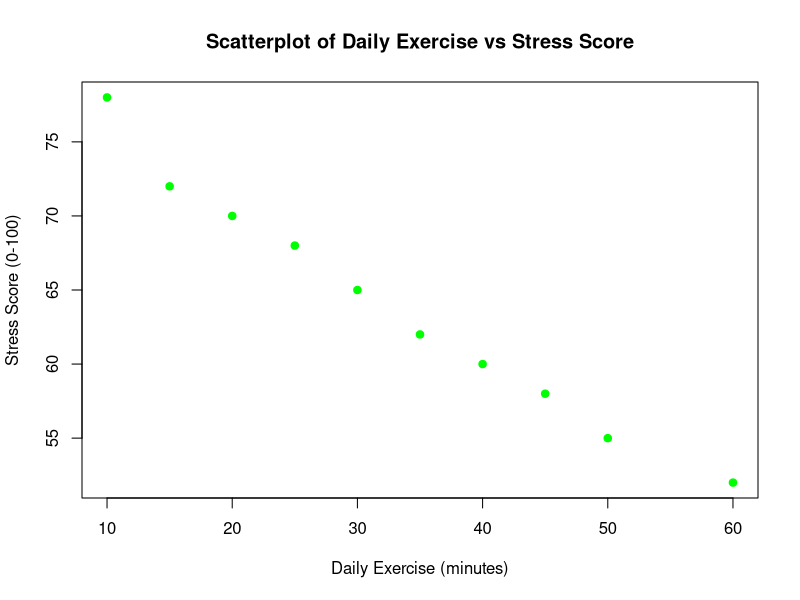
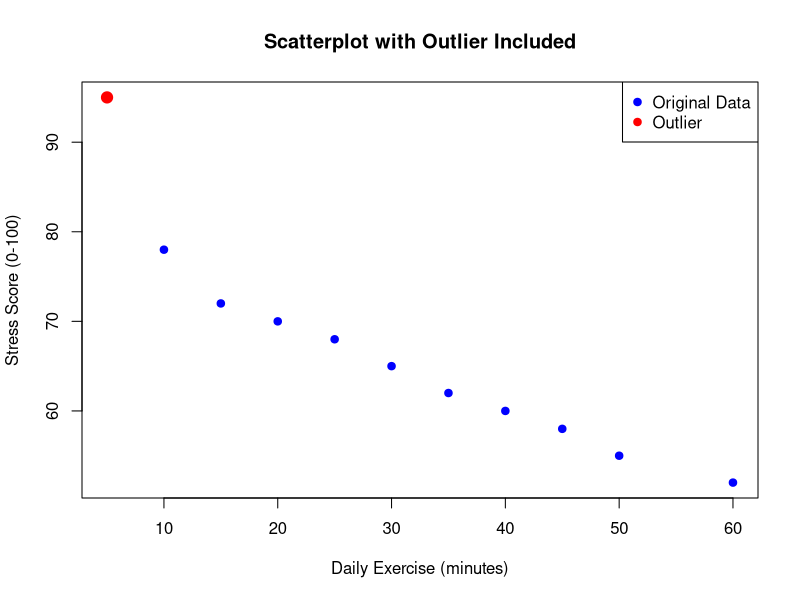

Write R code to recreate these figures, in order.
# question  1

daily_exercise <- c(10, 15, 20, 30, 25, 40, 35, 50, 45, 60)
stress_score <- c(78, 72, 70, 65, 68, 60, 62, 55, 58, 52)
summary(daily_exercise)
summary(stress_score)
df_1 <- data.frame(daily_exercise, stress_score)
View(df_1)

# scatterplot
plot(
     x = daily_exercise,
     y = stress_score,
     main = "Scatterplot of Daily Exercise vs Stress Score",
     xlab = "Daily Exercise (minutes)",
     ylab = "Stress Score (0-100)",
     pch = 19,
     col = "green"
)
# correlation
prim_corr <- cor(daily_exercise, stress_score)
print(paste("Original Correlation:", round(prim_corr, 4)))
# inference:since -1<=corr<=1 and the value here is -0.99 the strength is very high but the direction of the quantitative variables is opposite
# interpretation: this indicates that the as the duration of exercise increases the  stress score decreases, this is also seen in the scatterplot as it shows the downward trend
ex_new <- c(daily_exercise, 5)
stress_new <- c(stress_score, 95)


# question 2
print(data.frame(ex_new, stress_new))

# scatterplot
plot(
     x = ex_new,
     y = stress_new,
     main = "Scatterplot with Outlier Included",
     xlab = "Daily Exercise (minutes)",
     ylab = "Stress Score (0-100)",
     pch = 19,
     col = "blue"
)
points(5, 95, col = "red", pch = 19, cex = 1.5)
legend("topright", legend = c("Original Data", "Outlier"), col = c("blue", "red"), pch = 19)
# correlation
corr_new <- cor(ex_new, stress_new)
print(paste("New Correlation:", round(corr_new, 4)))

diff_corr <- corr_new - prim_corr
print(paste("Difference between the new corr coeff and old corr coeff:", round(diff_corr, 4)))

# inference: adding the outliers weakened the strength of correlation coefficient by a magnitude of 0.0649
# interpretation: the addition of this outliers introduced noise/variance to the data, this deviates the linearity of the points than it was before
